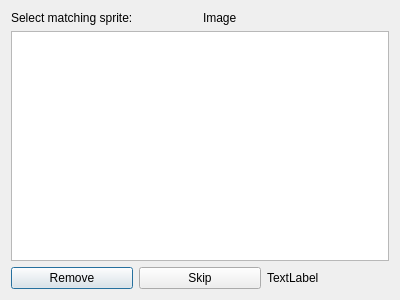
<?xml version="1.0" encoding="UTF-8"?>
<ui version="4.0">
 <class>SpriteChooser</class>
 <widget class="QDialog" name="SpriteChooser">
  <property name="windowModality">
   <enum>Qt::WindowModal</enum>
  </property>
  <property name="geometry">
   <rect>
    <x>0</x>
    <y>0</y>
    <width>400</width>
    <height>300</height>
   </rect>
  </property>
  <property name="windowTitle">
   <string>Sprite Match</string>
  </property>
  <property name="sizeGripEnabled">
   <bool>false</bool>
  </property>
  <property name="modal">
   <bool>true</bool>
  </property>
  <layout class="QVBoxLayout" name="verticalLayout_2">
   <item>
    <layout class="QHBoxLayout" name="horizontalLayout">
     <item>
      <widget class="QLabel" name="label_2">
       <property name="text">
        <string>Select matching sprite:</string>
       </property>
      </widget>
     </item>
     <item>
      <widget class="QLabel" name="imageLabel">
       <property name="text">
        <string>Image</string>
       </property>
      </widget>
     </item>
    </layout>
   </item>
   <item>
    <widget class="QGraphicsView" name="graphicsView"/>
   </item>
   <item>
    <layout class="QHBoxLayout" name="horizontalLayout_2">
     <item>
      <widget class="QPushButton" name="deleteButton">
       <property name="text">
        <string>Remove</string>
       </property>
      </widget>
     </item>
     <item>
      <widget class="QPushButton" name="skipButton">
       <property name="text">
        <string>Skip</string>
       </property>
      </widget>
     </item>
     <item>
      <widget class="QLabel" name="noteLabel">
       <property name="text">
        <string>TextLabel</string>
       </property>
      </widget>
     </item>
    </layout>
   </item>
  </layout>
 </widget>
 <resources/>
 <connections/>
</ui>
